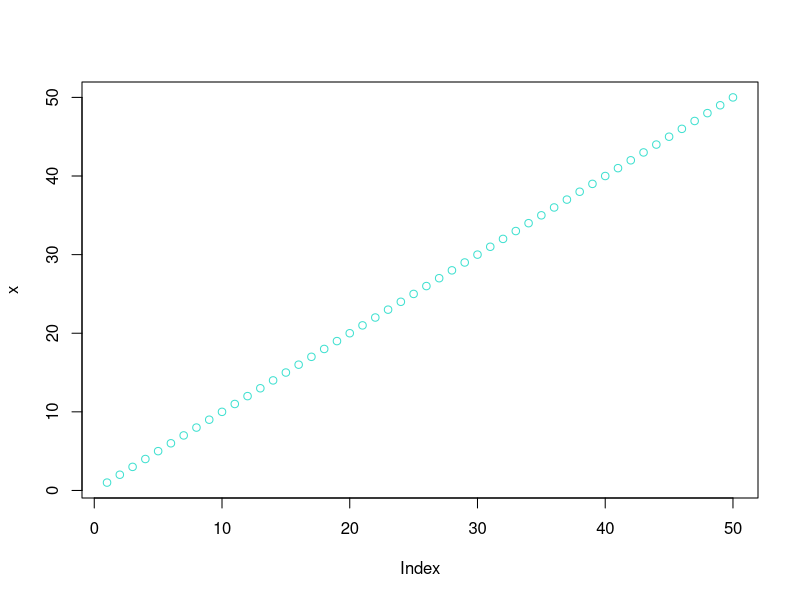
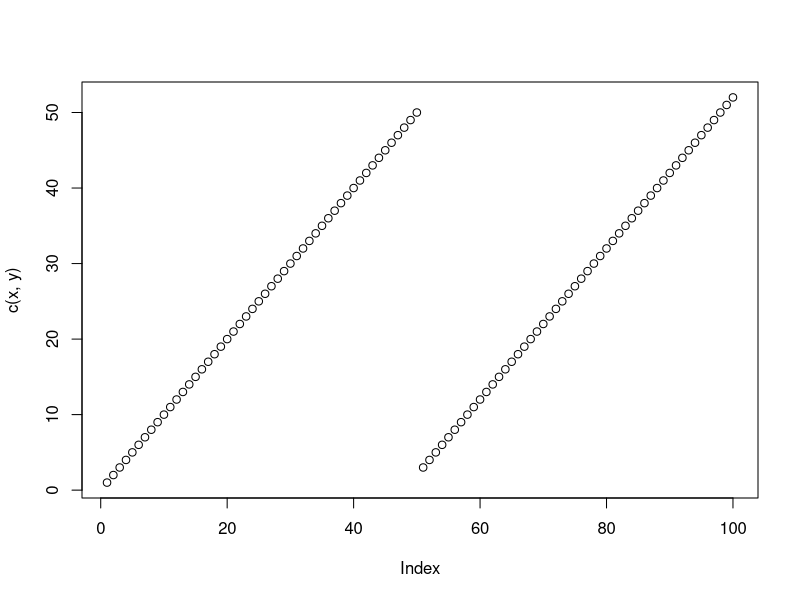
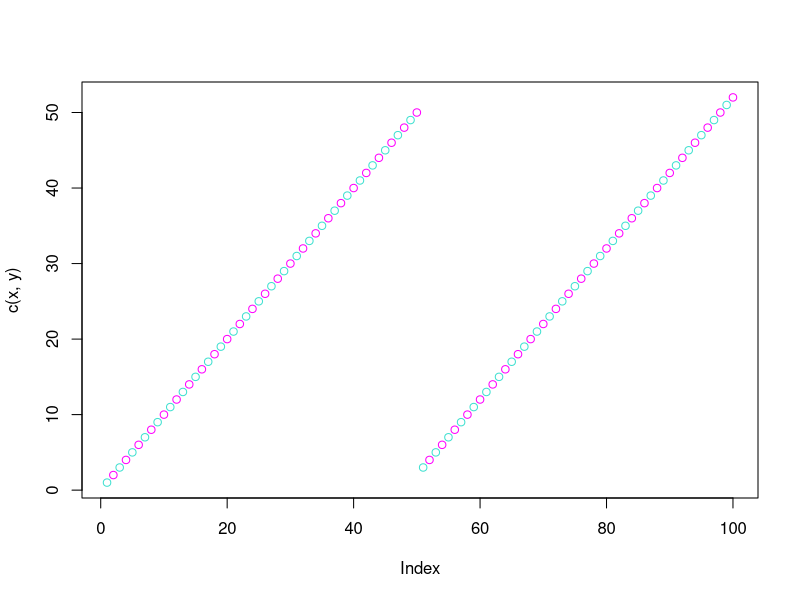
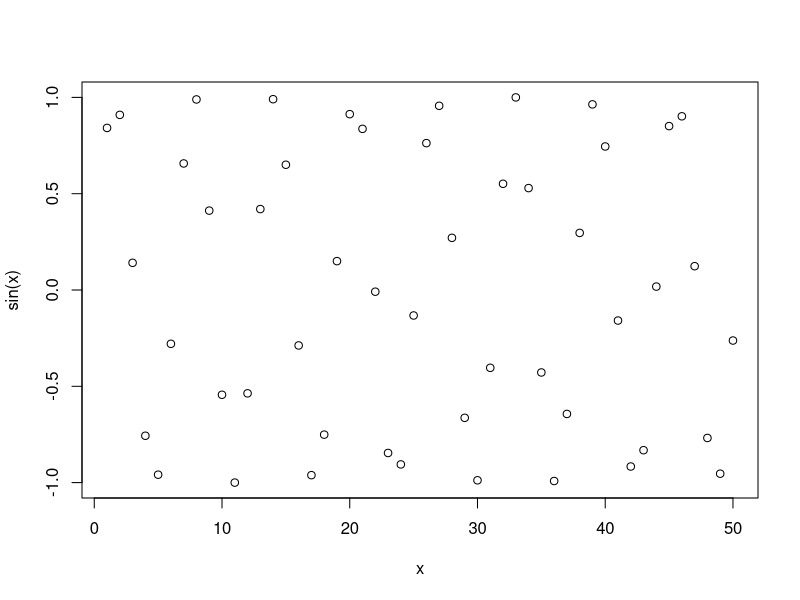
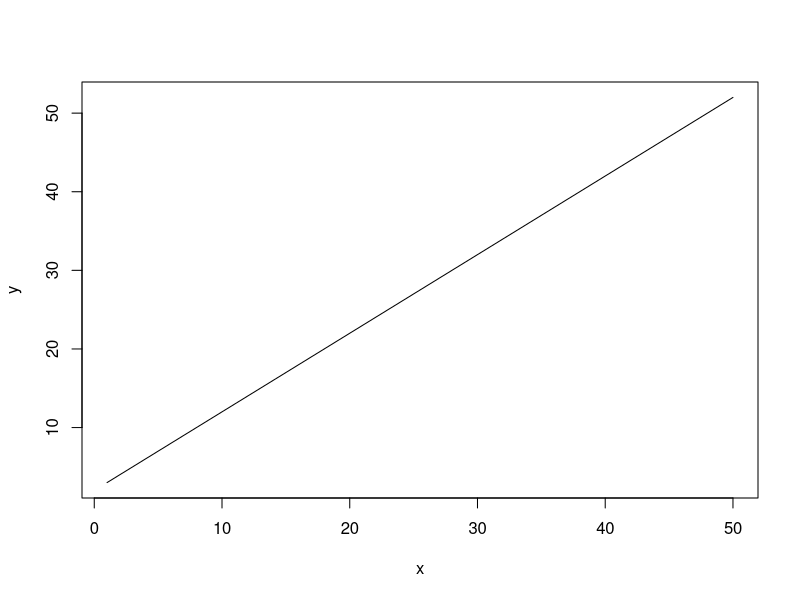
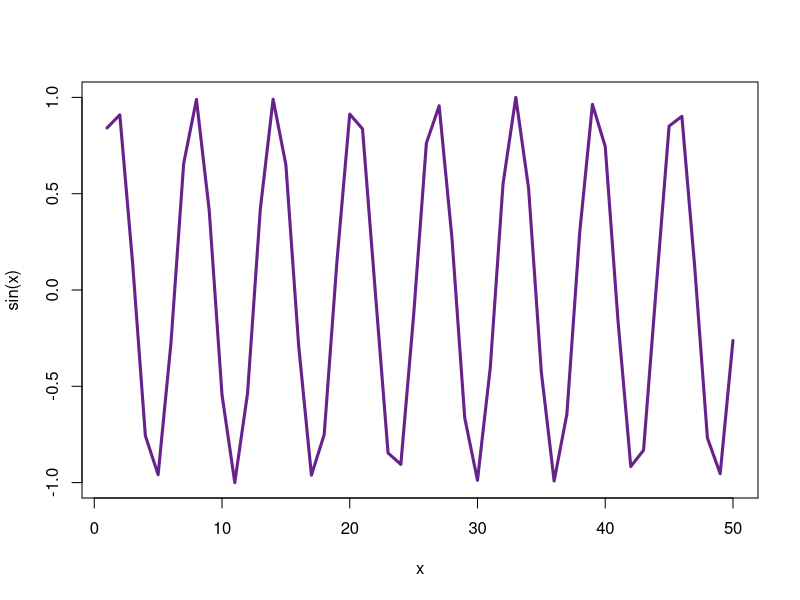

The R script that drew these images, in order:
#' ---
#' title: "First steps with R"
#' author: "Quinn Nemeth"
#' ---

# above text sets document parameters for the pdf that you will turn in
# this is just a txt file
# R will ignore this text because there is a "#"
x <- 1:50
#use command + enter as a shortcut for the "Run" button
plot(x, col = "turquoise")
y <- 1:50 + 2
plot(c(x,y))
plot(c(x,y), col = c("turquoise","magenta"))
plot(x, sin(x))
plot(x, y, typ="l")     
plot(x, sin(x), typ="l", col = "darkorchid4", lwd=3)
